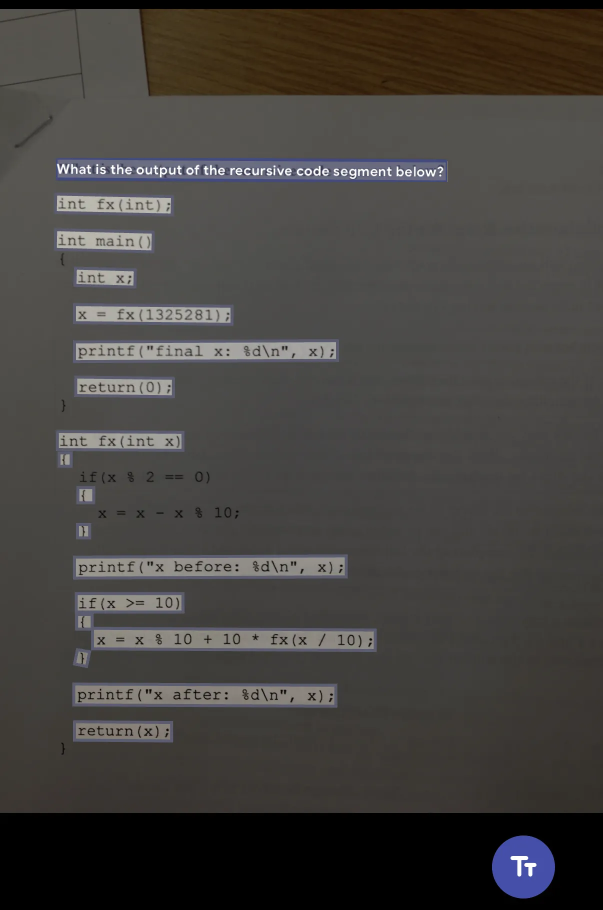
#> input picture mobile/assets/feature_message/ocr.webp, 1206 x 1819 px (shown at 1/2 size)
$ python -i preprocess.py   (imports and definitions only)
#> lines starting #> are read from the running program, lines starting #| are printed output that depends on the picture; after the words box and inside, x2 and y2 are one past the last pixel; in counts of white or black regions, pixels touching at a corner belong together
from __future__ import annotations

from PIL import Image, ImageOps

try:
    import cv2
    import numpy as np

    HAS_CV2 = True
except ImportError:
    HAS_CV2 = False


# [51 lines left out: functions preprocess_light, preprocess, _resize_for_max_edge, not called in this run]


def _deskew(gray: "np.ndarray") -> "np.ndarray":
    inverted = cv2.bitwise_not(gray)
    _, bw = cv2.threshold(inverted, 0, 255, cv2.THRESH_BINARY | cv2.THRESH_OTSU)

    coords = np.column_stack(np.where(bw > 0))
    if coords.shape[0] < 100:
        return gray

    angle = cv2.minAreaRect(coords)[-1]
    if angle < -45:
        angle = 90 + angle
    angle = -angle

    if abs(angle) < 0.1:
        return gray

    h, w = gray.shape[:2]
    center = (w // 2, h // 2)
    matrix = cv2.getRotationMatrix2D(center, angle, 1.0)
    return cv2.warpAffine(gray, matrix, (w, h), flags=cv2.INTER_CUBIC, borderMode=cv2.BORDER_REPLICATE)


# [4 lines left out: function _unsharp_mask, not called in this run]

>>> import cv2
>>> picture = cv2.imread('../../mobile/assets/feature_message/ocr.webp', cv2.IMREAD_GRAYSCALE)
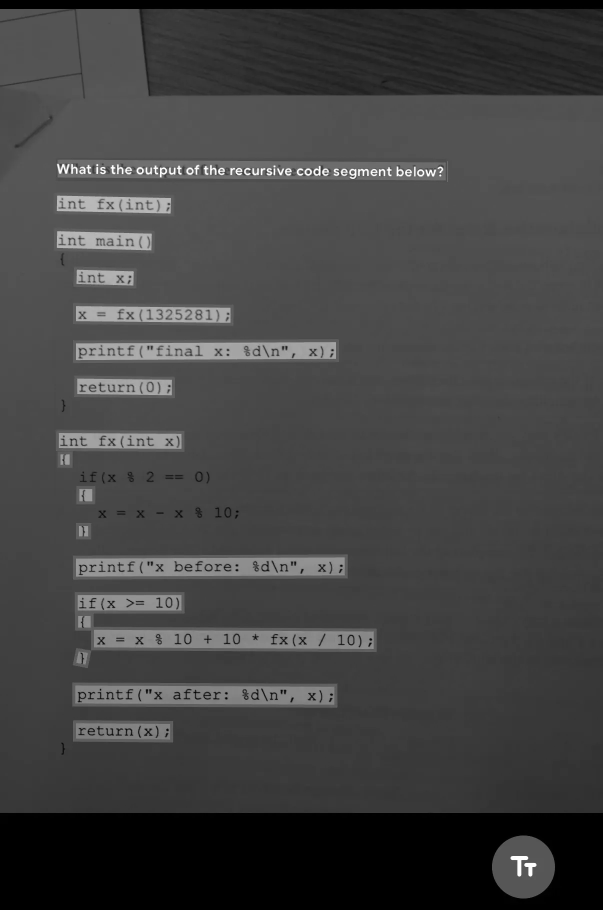
#> picture: shape (1819, 1206) (shown at 1/2 size); min 0, max 255, mean 66.5
>>> result = _deskew(picture)
#> in _deskew, `inverted = cv2.bitwise_not(gray)`:
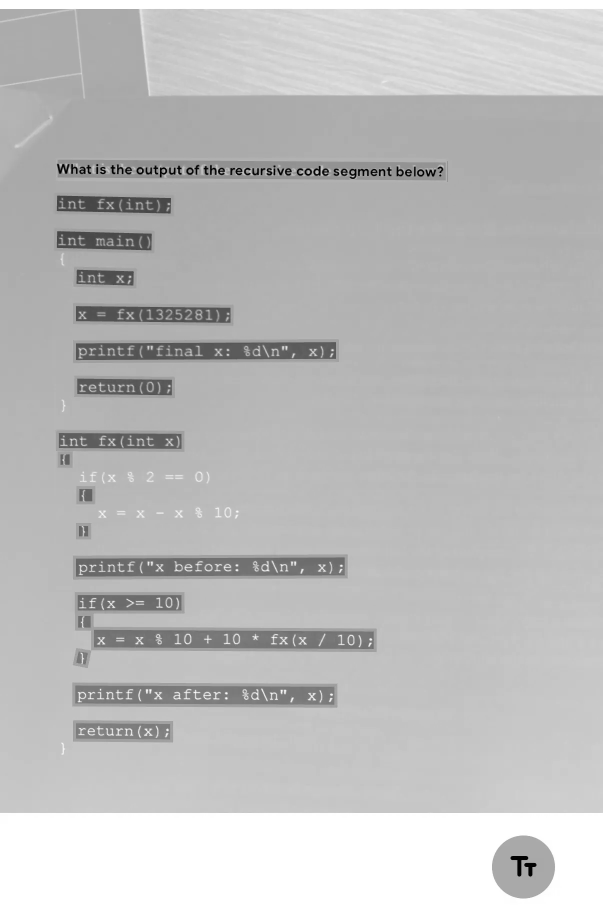
#> inverted: shape (1819, 1206) (shown at 1/2 size); min 0, max 255, mean 188.5
#> in _deskew, `_, bw = cv2.threshold(inverted, 0, 255, cv2.THRESH_BINARY | cv2.THRESH..`:
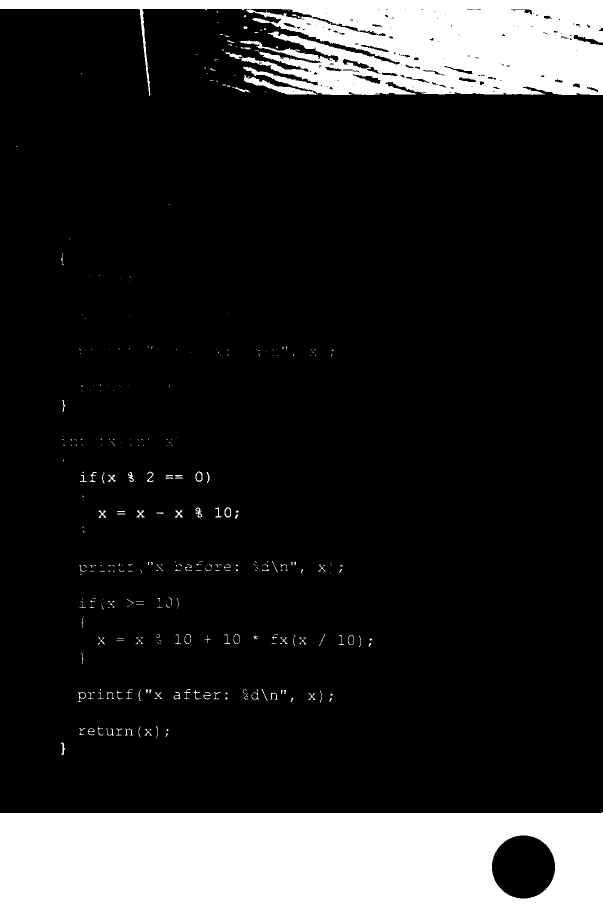
#> bw: shape (1819, 1206) (shown at 1/2 size); 16.1% white; 359 white regions (257 under 20 px), largest, box (x1, y1, x2, y2) and area: (0, 1624, 1206, 1819) 220294, (0, 0, 1206, 192) 124182, (488, 150, 633, 190) 1478
#> in _deskew, `coords = np.column_stack(np.where(bw > 0))`: coords = 352098 pairs, first value 0 to 1818, second value 0 to 1205
#> in _deskew, `angle = cv2.minAreaRect(coords)[-1]`: angle = -90
#> in _deskew, `angle = 90 + angle`: angle = 0
